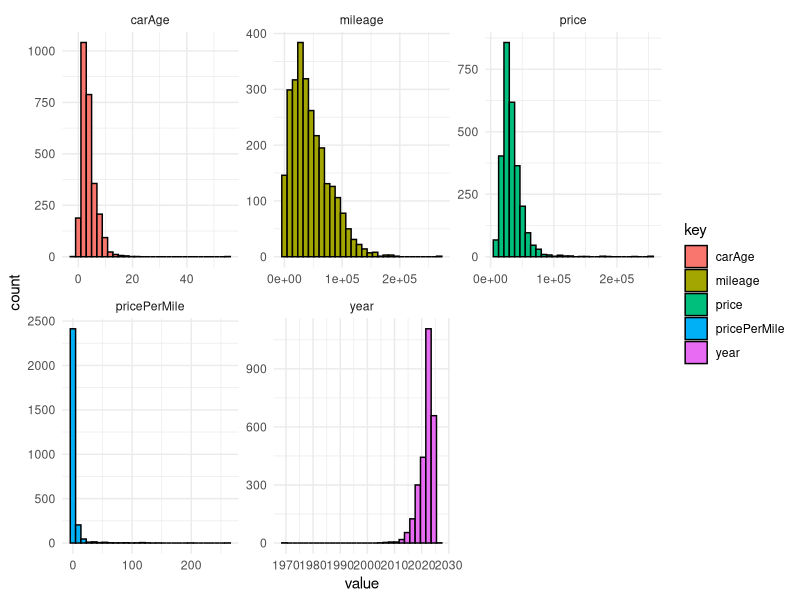
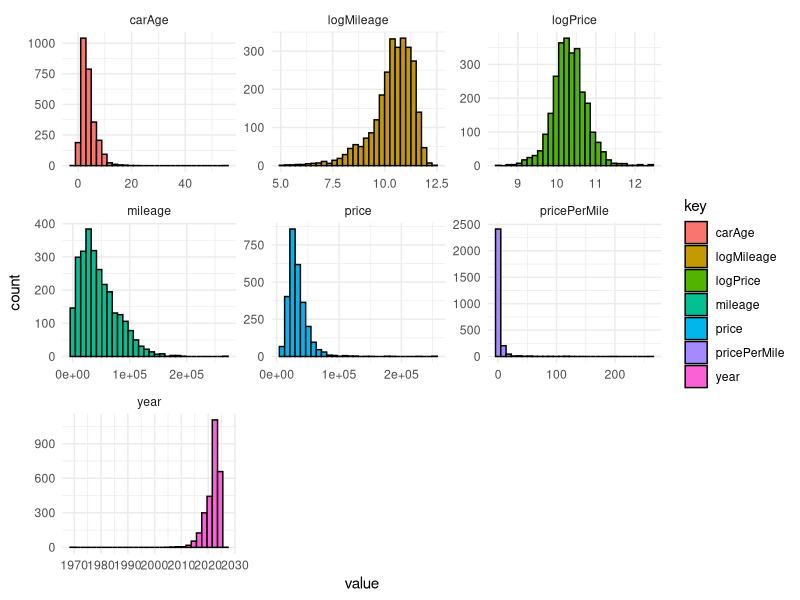

The R source for these figures, in order:
# Install and load packages 
# install.packages("tidyverse")
library("tidyverse")

# Set cwd
setwd(paste0("SET_PATH_HERE"))
# Data types
# Character, factor, numeric, integer, logical, date
# Load data ../scraper/usedCarDataSet*.csv
usedCars <- read_csv(file="scraper/usedCarDataSet20250811_201429.csv",
                      col_types="nifffflffnllll",
                      col_names=TRUE)
# Display results
print("Used Cars Dataset")
print(usedCars)
str(usedCars)
summary(usedCars)

# Function for viewing all histograms
# Define displayAllHistograms() function
displayAllHistograms <- function(tibbleDataset) {
  tibbleDataset %>%
    keep(is.numeric) %>%
    gather() %>%
    ggplot() + 
    geom_histogram(mapping = aes(x = value, fill = key), color = "black") +
    facet_wrap(~ key, scales = "free") +
    theme_minimal()
}

# Create derived feature of price per mile and car age
usedCars <- usedCars %>%
  mutate(pricePerMile = ifelse(mileage > 0, price / mileage, NA),
         carAge = 2025 - year)

# Call function
displayAllHistograms(usedCars)

# Remove any missing rows with missing values in price_per_mile or car_age
usedCars <- usedCars %>%
  filter(!is.na(pricePerMile) & !is.na(carAge))

# Noramalization
usedCars2 <- usedCars %>%
  mutate(logPrice = log(price),
         logMileage = log(mileage))

displayAllHistograms(usedCars2)

# Queries
# Average price by vehicle make
avgPriceByMake <- usedCars %>%
  group_by(make) %>%
  summarize(avgPrice = mean(price, na.rm = TRUE)) %>%
  arrange(desc(avgPrice))

# Display results
print("Average Price by Vehicle Make")
print(avgPriceByMake)
str(avgPriceByMake)
summary(avgPriceByMake)

# Average mileage by vehicle make
avgMileageByMake <- usedCars %>%
  group_by(make) %>%
  summarize(avgMileage = mean(mileage, na.rm = TRUE)) %>%
  arrange(desc(avgMileage))

# Display results
print("Average Mileage by Vehicle Make")
print(avgMileageByMake)
str(avgMileageByMake)
summary(avgMileageByMake)

# Average price per mile by vehicle make
avgPricePerMileByMake <- usedCars %>%
  group_by(make) %>%
  summarise(avgPricePerMile = mean(pricePerMile, na.rm = TRUE)) %>%
  arrange(desc(avgPricePerMile))

# Display results
print("Average Mileage by Vehicle Make")
print(avgPricePerMileByMake)
str(avgPricePerMileByMake)
summary(avgPricePerMileByMake)

# Logistic regression

# K-nearest neighbors

# Naive Bayes

# Decision tree